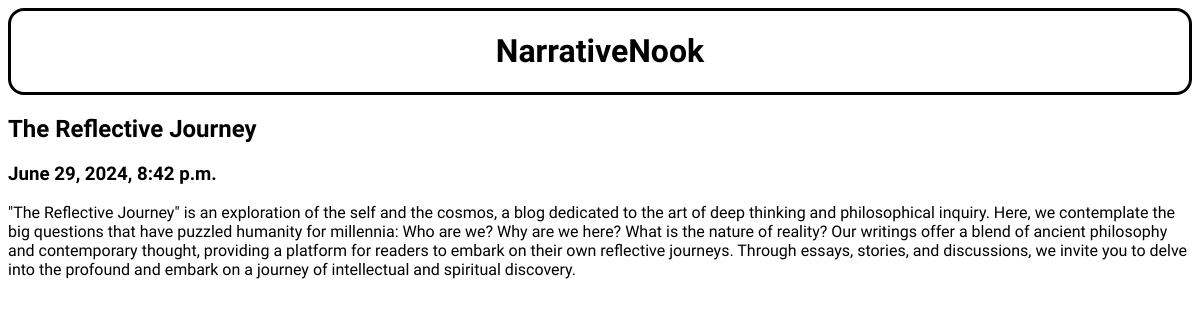
/post/11, run on the app's committed database.
### posts/models.py (models this page shows)
class Post(models.Model):
    title = models.CharField(max_length=100)
    body = models.CharField(max_length=1000000)
    created_at = models.DateTimeField(default=datetime.now, blank=True)

### posts/views.py (the view)
# urls.py: path('post/<int:pk>', views.post, name='post')
def post(request, pk):
    posts = get_object_or_404(Post, pk=pk)
    return render(request, 'posts.html', {'posts' : posts})

### templates/posts.html (shortened to what this page needs)
{% load static %}
<html>
    <head>
        <link rel="stylesheet" href="{% static 'styles.css' %}">
    </head>
    <body>
        <div class="Heading">
            <h1>NarrativeNook</h1>
        </div>
        <div class="container">
            <div class="row">
                <div class="leftcolumn">
                    <div class="card">
                            <h2>{{posts.title}}</h2>
                            <h3>{{posts.created_at}}</h3>
                            <p>{{posts.body}}</p>
                    </div>
                </div>
            </div>
        </div>
    </body>
</html>

### static/styles.css (style rules this page uses)
.Heading { display: flex; justify-content: center; align-items: center; text-align: center; font-family: "Playwrite NG Modern", cursive; font-optical-sizing: auto; font-weight: 0; font-style: normal; border-style: solid; border-radius: 2vh; }
.container { margin: 10px auto; font-family: "Tenor Sans", sans-serif; font-weight: 400; font-style: normal; overscroll-behavior-block: contain; }
.card { margin: 10px auto; font-family: "Tenor Sans", sans-serif; font-weight: 400; font-style: normal; }

### data on the page
Post: title "The Reflective Journey", created_at "June 29, 2024, 8:42 p.m.", body "\"The Reflective Journey\" is an exploration of the self and the cosmos, a blog dedicated to the art of deep thinking and philosophical inquiry. Here, we contemplate the big questions that have puzzled humanity for millennia: Who are we? Why are we here? What is the nature of reality? Our writings offer a blend of ancient philosophy and contemporary thought, providing a platform for readers to embark on their own reflective journeys. Through essays, stories, and discussions, we invite you to delve into the profound and embark on a journey of intellectual and spiritual discovery."
